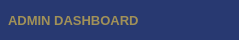
        <widget class="QFrame" name="frame_top">
         <property name="minimumSize">
          <size>
           <width>0</width>
           <height>40</height>
          </size>
         </property>
         <property name="maximumSize">
          <size>
           <width>16777215</width>
           <height>40</height>
          </size>
         </property>
         <property name="styleSheet">
          <string notr="true">background-color: rgb(40, 57, 113);</string>
         </property>
         <property name="frameShape">
          <enum>QFrame::NoFrame</enum>
         </property>
         <property name="frameShadow">
          <enum>QFrame::Raised</enum>
         </property>
         <layout class="QHBoxLayout" name="horizontalLayout_2">
          <property name="spacing">
           <number>0</number>
          </property>
          <property name="leftMargin">
           <number>0</number>
          </property>
          <property name="topMargin">
           <number>0</number>
          </property>
          <property name="rightMargin">
           <number>0</number>
          </property>
          <property name="bottomMargin">
           <number>0</number>
          </property>
          <item>
           <widget class="QFrame" name="frame_label_top_btns">
            <property name="minimumSize">
             <size>
              <width>0</width>
              <height>23</height>
             </size>
            </property>
            <property name="maximumSize">
             <size>
              <width>16777215</width>
              <height>30</height>
             </size>
            </property>
            <property name="styleSheet">
             <string notr="true">background-color: rgb(40, 57, 113);</string>
            </property>
            <property name="frameShape">
             <enum>QFrame::NoFrame</enum>
            </property>
            <property name="frameShadow">
             <enum>QFrame::Raised</enum>
            </property>
            <layout class="QHBoxLayout" name="horizontalLayout_10">
             <property name="spacing">
              <number>0</number>
             </property>
             <property name="leftMargin">
              <number>0</number>
             </property>
             <property name="topMargin">
              <number>0</number>
             </property>
             <property name="rightMargin">
              <number>0</number>
             </property>
             <property name="bottomMargin">
              <number>0</number>
             </property>
             <item>
              <widget class="QFrame" name="frame_icon_top_bar">
               <property name="maximumSize">
                <size>
                 <width>70</width>
                 <height>40</height>
                </size>
               </property>
               <property name="styleSheet">
                <string notr="true">background: transparent;
image: url(:/16x16/icons/16x16/cil-user.png);
</string>
               </property>
               <property name="frameShape">
                <enum>QFrame::StyledPanel</enum>
               </property>
               <property name="frameShadow">
                <enum>QFrame::Raised</enum>
               </property>
              </widget>
             </item>
             <item>
              <widget class="QLabel" name="label_title_bar_top">
               <property name="font">
                <font>
                 <family>Segoe UI</family>
                 <pointsize>10</pointsize>
                 <weight>75</weight>
                 <bold>true</bold>
                </font>
               </property>
               <property name="styleSheet">
                <string notr="true">background: transparent;
color: rgb(161, 145, 88);
margin-left: 5px;</string>
               </property>
               <property name="text">
                <string>ADMIN DASHBOARD</string>
               </property>
               <property name="alignment">
                <set>Qt::AlignLeading|Qt::AlignLeft|Qt::AlignVCenter</set>
               </property>
              </widget>
             </item>
            </layout>
           </widget>
          </item>
          <item>
           <widget class="QFrame" name="frame_btns_right">
            <property name="minimumSize">
             <size>
              <width>0</width>
              <height>23</height>
             </size>
            </property>
            <property name="maximumSize">
             <size>
              <width>120</width>
              <height>30</height>
             </size>
            </property>
            <property name="styleSheet">
             <string notr="true">background-color:rgb(40, 57, 113)</string>
            </property>
            <property name="frameShape">
             <enum>QFrame::NoFrame</enum>
            </property>
            <property name="frameShadow">
             <enum>QFrame::Raised</enum>
            </property>
            <layout class="QHBoxLayout" name="horizontalLayout_5">
             <property name="spacing">
              <number>0</number>
             </property>
             <property name="leftMargin">
              <number>0</number>
             </property>
             <property name="topMargin">
              <number>0</number>
             </property>
             <property name="rightMargin">
              <number>0</number>
             </property>
             <property name="bottomMargin">
              <number>0</number>
             </property>
             <item>
              <widget class="QPushButton" name="btn_minimize">
               <property name="maximumSize">
                <size>
                 <width>40</width>
                 <height>30</height>
                </size>
               </property>
               <property name="styleSheet">
                <string notr="true">QPushButton {	
	image: url(:/20x20/icons/20x20/cil-window-minimize.png);
	border: none;
	background-color: transparent;
}
QPushButton:hover {
	background-color: rgb(138, 123, 75);
}
QPushButton:pressed {	
	background-color: rgb(161, 145, 88);
}</string>
               </property>
               <property name="text">
                <string/>
               </property>
              </widget>
             </item>
             <item>
              <widget class="QPushButton" name="btn_maximize_restore">
               <property name="maximumSize">
                <size>
                 <width>40</width>
                 <height>30</height>
                </size>
               </property>
               <property name="styleSheet">
                <string notr="true">QPushButton {
	image: url(:/20x20/icons/20x20/cil-window-maximize.png);
	border: none;
	background-color: transparent;
}
QPushButton:hover {
	background-color: rgb(138, 123, 75);
}
QPushButton:pressed {	
	background-color: rgb(161, 145, 88);
}</string>
               </property>
               <property name="text">
                <string/>
               </property>
              </widget>
             </item>
             <item>
              <widget class="QPushButton" name="btn_close">
               <property name="maximumSize">
                <size>
                 <width>40</width>
                 <height>30</height>
                </size>
               </property>
               <property name="styleSheet">
                <string notr="true">QPushButton {
	image: url(:/20x20/icons/20x20/cil-x.png);
	border: none;
	background-color: transparent;
}
QPushButton:hover {
	background-color: rgb(138, 123, 75);
}
QPushButton:pressed {	
	background-color: rgb(161, 145, 88);
}
</string>
               </property>
               <property name="text">
                <string/>
               </property>
              </widget>
             </item>
            </layout>
           </widget>
          </item>
         </layout>
        </widget>
